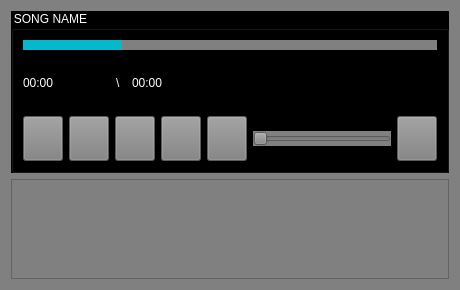
<?xml version="1.0" encoding="UTF-8"?>
<ui version="4.0">
 <class>Form</class>
 <widget class="QWidget" name="Form">
  <property name="geometry">
   <rect>
    <x>0</x>
    <y>0</y>
    <width>460</width>
    <height>290</height>
   </rect>
  </property>
  <property name="minimumSize">
   <size>
    <width>300</width>
    <height>150</height>
   </size>
  </property>
  <property name="maximumSize">
   <size>
    <width>460</width>
    <height>290</height>
   </size>
  </property>
  <property name="windowTitle">
   <string>Form</string>
  </property>
  <property name="styleSheet">
   <string notr="true">QWidget{
background-color:gray;
color:white;
}</string>
  </property>
  <layout class="QVBoxLayout" name="verticalLayout_2">
   <item>
    <layout class="QVBoxLayout" name="verticalLayout">
     <item>
      <widget class="QGroupBox" name="groupBox">
       <property name="minimumSize">
        <size>
         <width>0</width>
         <height>100</height>
        </size>
       </property>
       <property name="styleSheet">
        <string notr="true">QGroupBox {
    background-color: black;
    margin-top:1em;
}
QGroupBox QGroupBox {
    background-color: green;
}
QGroupBox::title {
    subcontrol-origin: padding;
    subcontrol-position: left top;
    background: transparent;
    margin-top: -2.5em;
}</string>
       </property>
       <property name="title">
        <string>SONG NAME</string>
       </property>
       <layout class="QVBoxLayout" name="verticalLayout_4">
        <item>
         <layout class="QVBoxLayout" name="verticalLayout_3" stretch="10,30,60">
          <item>
           <widget class="QProgressBar" name="song_progress">
            <property name="maximumSize">
             <size>
              <width>16777215</width>
              <height>10</height>
             </size>
            </property>
            <property name="tabletTracking">
             <bool>false</bool>
            </property>
            <property name="styleSheet">
             <string notr="true">QProgressBar
{
border: solid grey;
border-radius: 15px;
color: black;
}
QProgressBar::chunk 
{
background-color: #05B8CC;
border-radius :15px;
}    </string>
            </property>
            <property name="value">
             <number>24</number>
            </property>
            <property name="textVisible">
             <bool>false</bool>
            </property>
            <property name="invertedAppearance">
             <bool>false</bool>
            </property>
           </widget>
          </item>
          <item>
           <layout class="QHBoxLayout" name="horizontalLayout" stretch="20,10,70">
            <item>
             <widget class="QLabel" name="passed_time_label">
              <property name="maximumSize">
               <size>
                <width>16777215</width>
                <height>16777215</height>
               </size>
              </property>
              <property name="styleSheet">
               <string notr="true">background-color:black;</string>
              </property>
              <property name="text">
               <string>00:00</string>
              </property>
             </widget>
            </item>
            <item>
             <widget class="QLabel" name="label_3">
              <property name="maximumSize">
               <size>
                <width>10</width>
                <height>16777215</height>
               </size>
              </property>
              <property name="styleSheet">
               <string notr="true">background-color:black;</string>
              </property>
              <property name="text">
               <string>\</string>
              </property>
             </widget>
            </item>
            <item>
             <widget class="QLabel" name="time_label">
              <property name="styleSheet">
               <string notr="true">background-color:black;</string>
              </property>
              <property name="text">
               <string>00:00</string>
              </property>
             </widget>
            </item>
           </layout>
          </item>
          <item>
           <layout class="QHBoxLayout" name="horizontalLayout_3">
            <item>
             <widget class="QPushButton" name="brows_btn">
              <property name="enabled">
               <bool>true</bool>
              </property>
              <property name="maximumSize">
               <size>
                <width>45</width>
                <height>45</height>
               </size>
              </property>
              <property name="mouseTracking">
               <bool>false</bool>
              </property>
              <property name="autoFillBackground">
               <bool>false</bool>
              </property>
              <property name="styleSheet">
               <string notr="true"/>
              </property>
              <property name="text">
               <string/>
              </property>
              <property name="icon">
               <iconset>
                <normaloff>Resources/brows.png</normaloff>Resources/brows.png</iconset>
              </property>
              <property name="iconSize">
               <size>
                <width>45</width>
                <height>45</height>
               </size>
              </property>
              <property name="checkable">
               <bool>false</bool>
              </property>
              <property name="autoRepeat">
               <bool>false</bool>
              </property>
              <property name="autoExclusive">
               <bool>false</bool>
              </property>
              <property name="autoDefault">
               <bool>false</bool>
              </property>
             </widget>
            </item>
            <item>
             <widget class="QPushButton" name="stop_btn">
              <property name="maximumSize">
               <size>
                <width>45</width>
                <height>45</height>
               </size>
              </property>
              <property name="text">
               <string/>
              </property>
              <property name="icon">
               <iconset>
                <normaloff>Resources/stop.png</normaloff>Resources/stop.png</iconset>
              </property>
              <property name="iconSize">
               <size>
                <width>45</width>
                <height>45</height>
               </size>
              </property>
             </widget>
            </item>
            <item>
             <widget class="QPushButton" name="play_btn">
              <property name="maximumSize">
               <size>
                <width>45</width>
                <height>45</height>
               </size>
              </property>
              <property name="text">
               <string/>
              </property>
             </widget>
            </item>
            <item>
             <widget class="QPushButton" name="next_btn">
              <property name="maximumSize">
               <size>
                <width>45</width>
                <height>45</height>
               </size>
              </property>
              <property name="text">
               <string/>
              </property>
             </widget>
            </item>
            <item>
             <widget class="QPushButton" name="prev_btn">
              <property name="maximumSize">
               <size>
                <width>45</width>
                <height>45</height>
               </size>
              </property>
              <property name="text">
               <string/>
              </property>
             </widget>
            </item>
            <item>
             <widget class="QSlider" name="sound_btn">
              <property name="maximumSize">
               <size>
                <width>150</width>
                <height>16777215</height>
               </size>
              </property>
              <property name="orientation">
               <enum>Qt::Horizontal</enum>
              </property>
             </widget>
            </item>
            <item>
             <widget class="QPushButton" name="mute_btn">
              <property name="maximumSize">
               <size>
                <width>45</width>
                <height>45</height>
               </size>
              </property>
              <property name="text">
               <string/>
              </property>
             </widget>
            </item>
           </layout>
          </item>
         </layout>
        </item>
       </layout>
      </widget>
     </item>
     <item>
      <widget class="QListWidget" name="listWidget">
       <property name="maximumSize">
        <size>
         <width>16777215</width>
         <height>100</height>
        </size>
       </property>
      </widget>
     </item>
    </layout>
   </item>
  </layout>
 </widget>
 <resources/>
 <connections/>
</ui>
